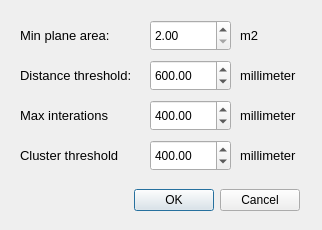
<?xml version="1.0" encoding="UTF-8"?>
<ui version="4.0">
 <class>ProcessBox</class>
 <widget class="QDialog" name="ProcessBox">
  <property name="geometry">
   <rect>
    <x>0</x>
    <y>0</y>
    <width>322</width>
    <height>230</height>
   </rect>
  </property>
  <property name="windowTitle">
   <string>ProcessBox</string>
  </property>
  <widget class="QDialogButtonBox" name="buttonBox">
   <property name="geometry">
    <rect>
     <x>110</x>
     <y>180</y>
     <width>190</width>
     <height>40</height>
    </rect>
   </property>
   <property name="standardButtons">
    <set>QDialogButtonBox::Cancel|QDialogButtonBox::Ok</set>
   </property>
  </widget>
  <widget class="QDoubleSpinBox" name="param1SpinBox">
   <property name="geometry">
    <rect>
     <x>150</x>
     <y>20</y>
     <width>81</width>
     <height>31</height>
    </rect>
   </property>
   <property name="minimum">
    <double>2.000000000000000</double>
   </property>
   <property name="maximum">
    <double>10.000000000000000</double>
   </property>
   <property name="singleStep">
    <double>0.100000000000000</double>
   </property>
   <property name="value">
    <double>2.000000000000000</double>
   </property>
  </widget>
  <widget class="QLabel" name="param1Label">
   <property name="geometry">
    <rect>
     <x>20</x>
     <y>20</y>
     <width>101</width>
     <height>31</height>
    </rect>
   </property>
   <property name="font">
    <font>
     <pointsize>10</pointsize>
    </font>
   </property>
   <property name="text">
    <string>Min plane area:</string>
   </property>
  </widget>
  <widget class="QDoubleSpinBox" name="param2SpinBox">
   <property name="geometry">
    <rect>
     <x>150</x>
     <y>60</y>
     <width>81</width>
     <height>31</height>
    </rect>
   </property>
   <property name="minimum">
    <double>300.000000000000000</double>
   </property>
   <property name="maximum">
    <double>5000.000000000000000</double>
   </property>
   <property name="value">
    <double>600.000000000000000</double>
   </property>
  </widget>
  <widget class="QLabel" name="param2Label">
   <property name="geometry">
    <rect>
     <x>20</x>
     <y>60</y>
     <width>121</width>
     <height>31</height>
    </rect>
   </property>
   <property name="font">
    <font>
     <pointsize>10</pointsize>
    </font>
   </property>
   <property name="text">
    <string>Distance threshold:</string>
   </property>
  </widget>
  <widget class="QLabel" name="param3Label">
   <property name="geometry">
    <rect>
     <x>20</x>
     <y>100</y>
     <width>101</width>
     <height>31</height>
    </rect>
   </property>
   <property name="font">
    <font>
     <pointsize>10</pointsize>
    </font>
   </property>
   <property name="text">
    <string>Max interations</string>
   </property>
  </widget>
  <widget class="QDoubleSpinBox" name="param3SpinBox">
   <property name="geometry">
    <rect>
     <x>150</x>
     <y>100</y>
     <width>81</width>
     <height>31</height>
    </rect>
   </property>
   <property name="minimum">
    <double>300.000000000000000</double>
   </property>
   <property name="maximum">
    <double>5000.000000000000000</double>
   </property>
   <property name="value">
    <double>400.000000000000000</double>
   </property>
  </widget>
  <widget class="QLabel" name="param1Unit">
   <property name="geometry">
    <rect>
     <x>240</x>
     <y>20</y>
     <width>61</width>
     <height>31</height>
    </rect>
   </property>
   <property name="font">
    <font>
     <pointsize>10</pointsize>
    </font>
   </property>
   <property name="text">
    <string>m2</string>
   </property>
  </widget>
  <widget class="QLabel" name="param2Unit">
   <property name="geometry">
    <rect>
     <x>240</x>
     <y>60</y>
     <width>61</width>
     <height>31</height>
    </rect>
   </property>
   <property name="font">
    <font>
     <pointsize>10</pointsize>
    </font>
   </property>
   <property name="text">
    <string>millimeter</string>
   </property>
  </widget>
  <widget class="QLabel" name="param3Unit">
   <property name="geometry">
    <rect>
     <x>240</x>
     <y>100</y>
     <width>61</width>
     <height>31</height>
    </rect>
   </property>
   <property name="font">
    <font>
     <pointsize>10</pointsize>
    </font>
   </property>
   <property name="text">
    <string>millimeter</string>
   </property>
  </widget>
  <widget class="QDoubleSpinBox" name="param4SpinBox">
   <property name="geometry">
    <rect>
     <x>150</x>
     <y>140</y>
     <width>81</width>
     <height>31</height>
    </rect>
   </property>
   <property name="minimum">
    <double>300.000000000000000</double>
   </property>
   <property name="maximum">
    <double>5000.000000000000000</double>
   </property>
   <property name="value">
    <double>400.000000000000000</double>
   </property>
  </widget>
  <widget class="QLabel" name="param4Unit">
   <property name="geometry">
    <rect>
     <x>240</x>
     <y>140</y>
     <width>61</width>
     <height>31</height>
    </rect>
   </property>
   <property name="font">
    <font>
     <pointsize>10</pointsize>
    </font>
   </property>
   <property name="text">
    <string>millimeter</string>
   </property>
  </widget>
  <widget class="QLabel" name="param4Label">
   <property name="geometry">
    <rect>
     <x>20</x>
     <y>140</y>
     <width>101</width>
     <height>31</height>
    </rect>
   </property>
   <property name="font">
    <font>
     <pointsize>10</pointsize>
    </font>
   </property>
   <property name="text">
    <string>Cluster threshold</string>
   </property>
  </widget>
 </widget>
 <layoutdefault spacing="6" margin="11"/>
 <resources/>
 <connections/>
</ui>
